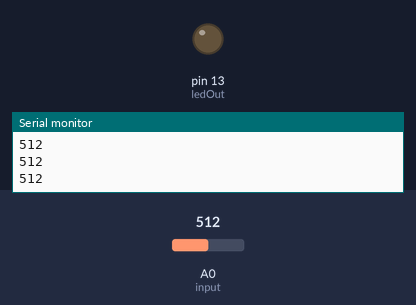
The sketch below on a simulated Arduino Uno, built with avr-gcc and run on an emulated ATmega328P. Shown: output pins drawn as LEDs (lit = HIGH), the last lines printed to the serial monitor. The test bench sets the inputs (shaded band); at power-on: A0 (input) = 512.

Above: at 1.2 s.
1.3 s: A0 (input) set to 216
2.8 s: A0 (input) set to 183
At 3.3 s:
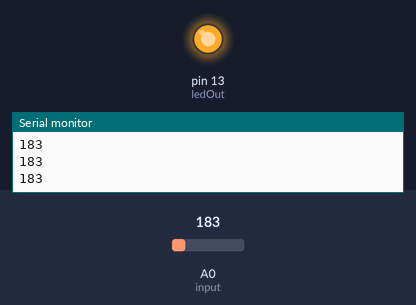
4.3 s: A0 (input) set to 210
At 5.5 s:
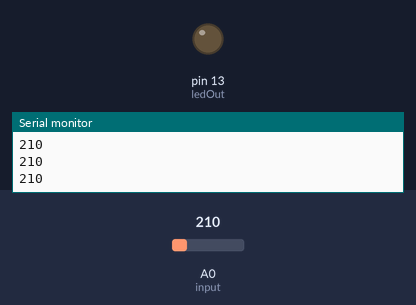
5.8 s: A0 (input) set to 190
At 6.8 s:
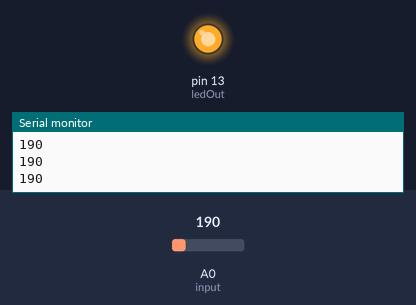
Timing chart, 0 to 8.3 s (numbered marks = the images above; inputs shaded):
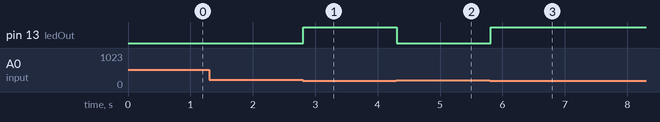

The sketch:

LDR.ino
```cpp
int ledOut = 13;
int input = A0;
int value=11;


void setup()
{
  pinMode(ledOut, OUTPUT);
  pinMode(input , INPUT);
  Serial.begin(9600);
}

void loop()
{
  value = analogRead(input);
  Serial.println(value);

  if(value <= 200)
  {
    digitalWrite(ledOut, HIGH);
  }
  else
  {
    digitalWrite(ledOut, LOW);
  }
}
```

Measured:
- the behaviour switches between 201 and 200 on A0 (input) (found by bisection; images 0 and 1)
- after the input at 2.8 s, pin 13 (ledOut): LOW → HIGH at once
- after the input at 4.3 s, pin 13 (ledOut): HIGH → LOW at once
- after the input at 5.8 s, pin 13 (ledOut): LOW → HIGH at once
